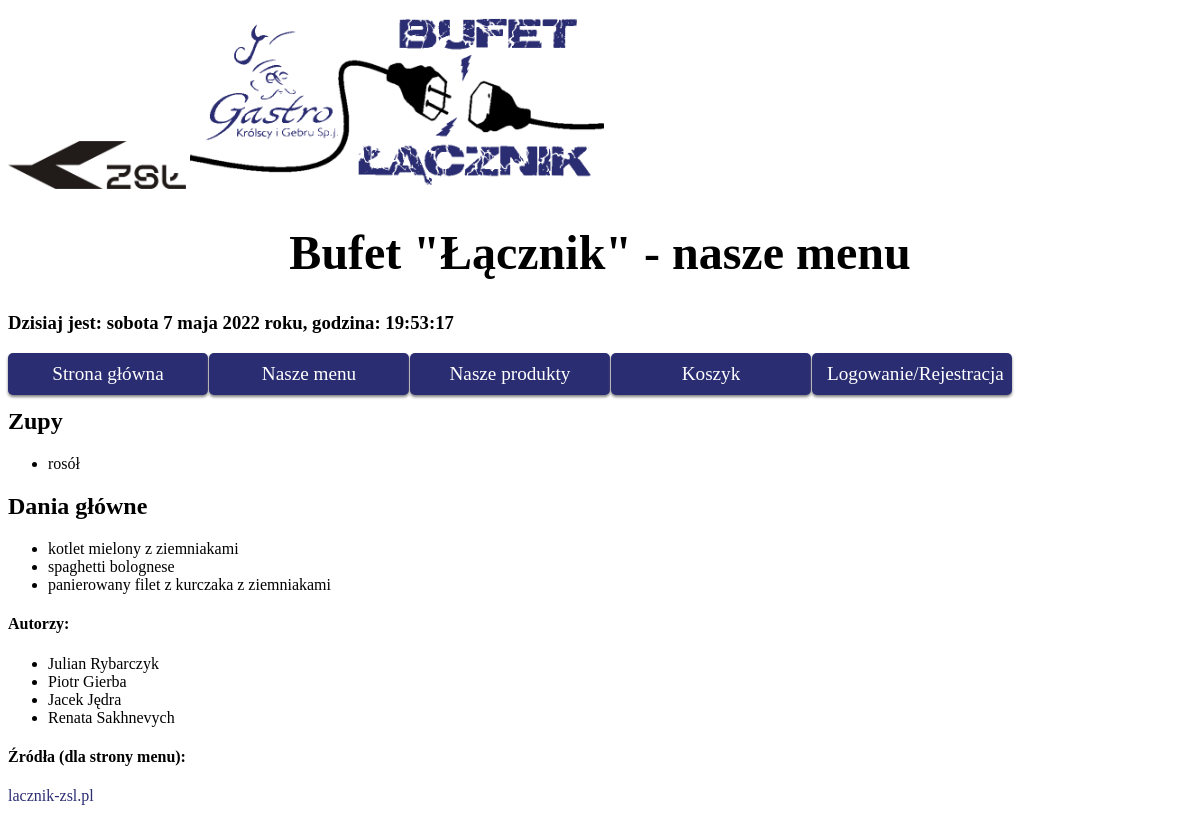
Page /menu.php on the committed database.
### tables this page shows
CREATE TABLE `menu` (
  `id` int(11) NOT NULL,
  `nazwa` varchar(50) DEFAULT NULL,
  `dzien` int(11) DEFAULT NULL,
  `danie` int(11) DEFAULT NULL
);

### php/displayMenu.php (the view, shortened to what this page needs)
<?php
    require './php/dbaccess.php';
    $conn = new mysqli($adr,$usr,$pwd,$db);
    $conn->set_charset("utf8mb4");
    $res = $conn->query("SELECT * FROM `menu` WHERE `danie`=1");
    echo "<h2>Zupy</h2><ul>";
    while($obj = $res->fetch_object()){
        echo "<li>$obj->nazwa</li>";
    }
    $res = $conn->query("SELECT * FROM `menu` WHERE `danie`=2");
    echo "</ul><h2>Dania główne</h2><ul>";
    while($obj = $res->fetch_object()){
        echo "<li>$obj->nazwa</li>";
    }
    echo "</ul>";
    ?>

### style.css (style rules this page uses)
body { background-color: rgb(255, 255, 255); }

### rows in the picture
menu: nazwa "rosół"
menu: nazwa "kotlet mielony z ziemniakami"
menu: nazwa "spaghetti bolognese"
menu: nazwa "panierowany filet z kurczaka z ziemniakami"
